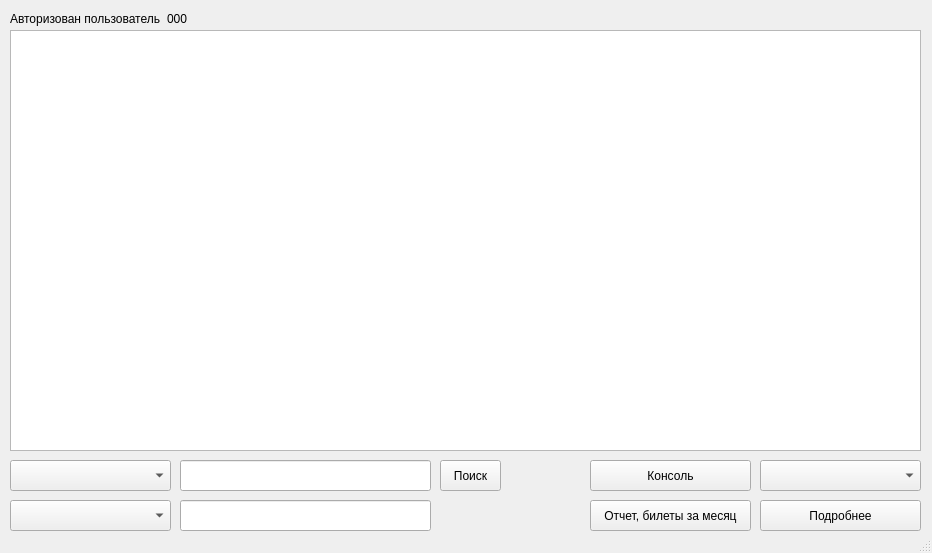
<?xml version="1.0" encoding="UTF-8"?>
<ui version="4.0">
 <class>MainWindow</class>
 <widget class="QMainWindow" name="MainWindow">
  <property name="geometry">
   <rect>
    <x>0</x>
    <y>0</y>
    <width>932</width>
    <height>553</height>
   </rect>
  </property>
  <property name="minimumSize">
   <size>
    <width>932</width>
    <height>553</height>
   </size>
  </property>
  <property name="maximumSize">
   <size>
    <width>1100</width>
    <height>600</height>
   </size>
  </property>
  <property name="windowTitle">
   <string>MainWindow</string>
  </property>
  <widget class="QWidget" name="centralwidget">
   <widget class="QTableWidget" name="tableWidget">
    <property name="geometry">
     <rect>
      <x>10</x>
      <y>30</y>
      <width>911</width>
      <height>421</height>
     </rect>
    </property>
    <property name="minimumSize">
     <size>
      <width>611</width>
      <height>421</height>
     </size>
    </property>
    <property name="mouseTracking">
     <bool>true</bool>
    </property>
    <property name="tabletTracking">
     <bool>true</bool>
    </property>
    <property name="acceptDrops">
     <bool>true</bool>
    </property>
    <property name="sortingEnabled">
     <bool>true</bool>
    </property>
   </widget>
   <widget class="QPushButton" name="pushButton">
    <property name="geometry">
     <rect>
      <x>760</x>
      <y>500</y>
      <width>161</width>
      <height>31</height>
     </rect>
    </property>
    <property name="minimumSize">
     <size>
      <width>161</width>
      <height>31</height>
     </size>
    </property>
    <property name="maximumSize">
     <size>
      <width>161</width>
      <height>31</height>
     </size>
    </property>
    <property name="text">
     <string>Подробнее</string>
    </property>
   </widget>
   <widget class="QWidget" name="layoutWidget">
    <property name="geometry">
     <rect>
      <x>10</x>
      <y>10</y>
      <width>206</width>
      <height>18</height>
     </rect>
    </property>
    <layout class="QHBoxLayout" name="horizontalLayout">
     <item>
      <widget class="QLabel" name="label">
       <property name="minimumSize">
        <size>
         <width>151</width>
         <height>16</height>
        </size>
       </property>
       <property name="text">
        <string>Авторизован пользователь</string>
       </property>
      </widget>
     </item>
     <item>
      <widget class="QLabel" name="label_2">
       <property name="minimumSize">
        <size>
         <width>47</width>
         <height>13</height>
        </size>
       </property>
       <property name="text">
        <string>000</string>
       </property>
      </widget>
     </item>
    </layout>
   </widget>
   <widget class="QPushButton" name="pushButton_2">
    <property name="geometry">
     <rect>
      <x>590</x>
      <y>460</y>
      <width>161</width>
      <height>31</height>
     </rect>
    </property>
    <property name="minimumSize">
     <size>
      <width>161</width>
      <height>31</height>
     </size>
    </property>
    <property name="maximumSize">
     <size>
      <width>161</width>
      <height>31</height>
     </size>
    </property>
    <property name="text">
     <string>Консоль</string>
    </property>
   </widget>
   <widget class="QPushButton" name="pushButton_3">
    <property name="geometry">
     <rect>
      <x>590</x>
      <y>500</y>
      <width>161</width>
      <height>31</height>
     </rect>
    </property>
    <property name="minimumSize">
     <size>
      <width>161</width>
      <height>31</height>
     </size>
    </property>
    <property name="maximumSize">
     <size>
      <width>161</width>
      <height>31</height>
     </size>
    </property>
    <property name="text">
     <string>Отчет, билеты за месяц</string>
    </property>
   </widget>
   <widget class="QComboBox" name="comboBox">
    <property name="geometry">
     <rect>
      <x>10</x>
      <y>460</y>
      <width>161</width>
      <height>31</height>
     </rect>
    </property>
   </widget>
   <widget class="QLineEdit" name="lineEdit">
    <property name="geometry">
     <rect>
      <x>180</x>
      <y>460</y>
      <width>251</width>
      <height>31</height>
     </rect>
    </property>
   </widget>
   <widget class="QPushButton" name="pushButton_4">
    <property name="geometry">
     <rect>
      <x>440</x>
      <y>460</y>
      <width>61</width>
      <height>31</height>
     </rect>
    </property>
    <property name="minimumSize">
     <size>
      <width>61</width>
      <height>31</height>
     </size>
    </property>
    <property name="maximumSize">
     <size>
      <width>161</width>
      <height>31</height>
     </size>
    </property>
    <property name="text">
     <string>Поиск</string>
    </property>
   </widget>
   <widget class="QLineEdit" name="lineEdit_2">
    <property name="geometry">
     <rect>
      <x>180</x>
      <y>500</y>
      <width>251</width>
      <height>31</height>
     </rect>
    </property>
   </widget>
   <widget class="QComboBox" name="comboBox_2">
    <property name="geometry">
     <rect>
      <x>10</x>
      <y>500</y>
      <width>161</width>
      <height>31</height>
     </rect>
    </property>
   </widget>
   <widget class="QComboBox" name="comboBox_3">
    <property name="geometry">
     <rect>
      <x>760</x>
      <y>460</y>
      <width>161</width>
      <height>31</height>
     </rect>
    </property>
   </widget>
  </widget>
  <widget class="QStatusBar" name="statusbar"/>
 </widget>
 <resources/>
 <connections/>
</ui>
